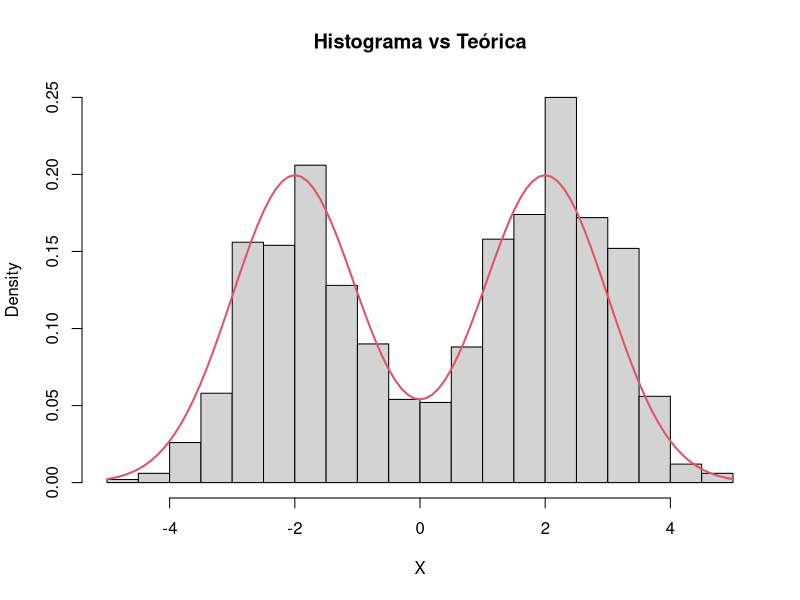
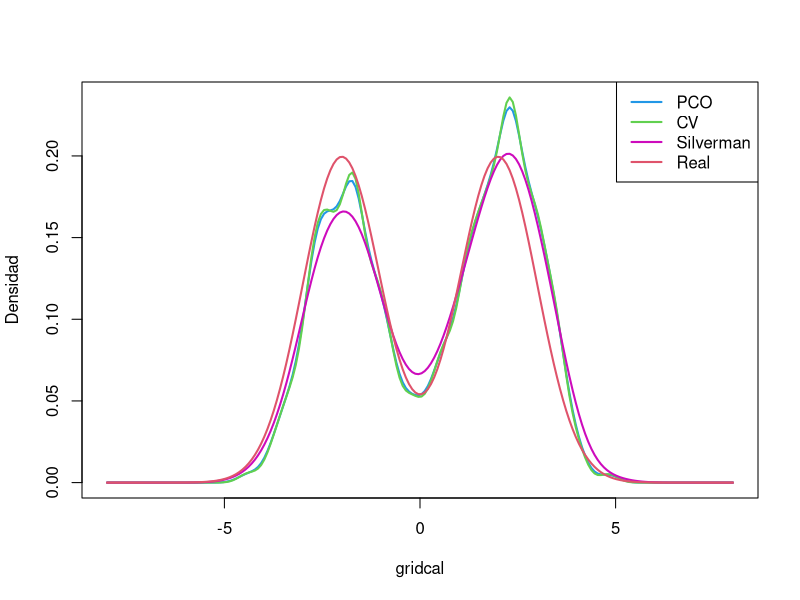

The R source for these figures, in order:
###########################################################
#                  Configuración de Parámetros
###########################################################
n <- 1000          # Tamaño de la muestra a simular[cite: 1]
phi <- 0.9         # Coeficiente de autocorrelación (dependencia temporal)[cite: 1]
# densidad <- "normal" # Tipo de densidad objetivo ('normal', 'lognormal' o 'mezcla')[cite: 1]
densidad <- "mezcla"
###########################################################
#### Parte 0: Funciones para la Densidad Mezcla
###########################################################

# Función de distribución acumulada (CDF) de la mezcla de dos normales[cite: 1]
GMix <- function(x)
{
  return(0.5*pnorm(x, mean=-2, sd=1) + 0.5*pnorm(x, mean=2, sd=1))
}

# Creación de una malla de puntos y sus probabilidades para invertir la CDF[cite: 1]
grid.mix.x <- seq(-8, 8, length.out=10000)
grid.mix.u <- GMix(grid.mix.x)

# Función cuantil (inversa de la CDF) aproximada mediante interpolación[cite: 1]
QMix <- function(u)
{
  approx(x = grid.mix.u, y = grid.mix.x, xout = u, rule = 2)$y
}

###########################################################
#### Parte 1: Generación de Uniformes con Dependencia
###########################################################

# Simulación de un proceso autorregresivo AR(1) para introducir dependencia[cite: 1]
Z <- arima.sim(model=list(ar=phi), n=n)

# Cálculo de la desviación estándar teórica del proceso estacionario[cite: 1]
sd.Z <- sqrt(1/(1 - phi^2))

# Transformación Integral de Probabilidad para obtener U(0,1) con dependencia[cite: 1]
U <- pnorm(Z, mean=0, sd=sd.Z)

###########################################################
#### Parte 2: Generación de la Muestra Objetivo
###########################################################

# Función para transformar las uniformes a la distribución deseada[cite: 1]
GenerarMuestra <- function(U, densidad)
{
  if(densidad=="normal")
  {
    MP <- 1
    X <- qnorm(U)
    gsup <- 1/sqrt(2*pi) 
    gridcal <- seq(-8, 8, length=200) 
    Delta <- diff(gridcal)[1]
  }
  else if(densidad=="lognormal")
  {
    MP <- 2
    X <- qlnorm(U, meanlog=0, sdlog=0.5)
    gsup <- exp(0.125)/(0.5*sqrt(2*pi))
    gridcal <- seq(0, qlnorm(0.999999, 0, 0.5), length=200)
    Delta <- diff(gridcal)[1]
  }
  else if(densidad=="mezcla")
  {
    MP <- 3
    X <- QMix(U)
    gsup <- 0.5*dnorm(-2, -2, 1) + 0.5*dnorm(-2, 2, 1)
    gridcal <- seq(-8, 8, length=200)
    Delta <- diff(gridcal)[1]
  }
  else
  {
    stop("Densidad no implementada")
  }
  
  return(list(X=X, gsup=gsup, MP=MP, gridcal=gridcal, Delta=Delta))
}

# Ejecución de la generación[cite: 1]
Muestra <- GenerarMuestra(U, densidad)
X <- Muestra$X
MP <- Muestra$MP
gridcal <- Muestra$gridcal
Delta <- Muestra$Delta

###########################################################
#### Parte 3: Análisis Descriptivo y Visualización
###########################################################

# Visualización del histograma comparado con la densidad teórica[cite: 1]
hist(X, probability = TRUE, breaks = 20, main="Histograma vs Teórica")

if(densidad=="normal") {curve(dnorm(x), add = TRUE, col = 2, lwd = 2)}
if(densidad=="lognormal") {curve(dlnorm(x, meanlog=0, sdlog=0.5), add=TRUE, col=2, lwd=2)}
if(densidad=="mezcla") {curve(0.5*dnorm(x, -2, 1) + 0.5*dnorm(x, 2, 1), add=TRUE, col=2, lwd=2)}

###########################################################
#### Parte 4: Estimación de Densidad por Método PCO 
###########################################################

# Definición de la familia de ventanas candidatas (H)[cite: 1]
u <- seq(0, floor(log(n))*(2/3), by = 0.1)
H <- exp(-u)
h_min <- min(H)

# Estimador de Núcleo (Kernel) Gaussiano básico[cite: 1]
gh <- function(x, h, X)
{
  n_len <- length(X)
  return(sum(dnorm((x-X)/h))/(n_len*h))
}

# Producto interno exacto de dos núcleos Gaussianos para el cálculo de penalidad
inner_prod_K <- function(h1, h2) {
  return(1 / sqrt(2 * pi * (h1^2 + h2^2)))
}

# Evaluación del estimador de "overfitting" en la malla
gh_min <- sapply(gridcal, function(z) gh(z, h_min, X))

# Función principal para seleccionar el ancho de banda usando PCO
PCO_Selection <- function(H, h_min, X, gridcal, Delta, gh_min) {
  n_len <- length(X)
  criterios <- numeric(length(H))
  estimadores <- matrix(0, nrow=length(gridcal), ncol=length(H))
  
  for(i in seq_along(H)) {
    h <- H[i]
    
    # 1. Calcular estimador para ventana h
    gh_h <- sapply(gridcal, function(z) gh(z, h, X))
    estimadores[, i] <- gh_h
    
    # 2. Calcular la norma L2 empírica (ISE discreto) respecto al overfitting
    norm_diff <- sum((gh_h - gh_min)^2) * Delta
    
    # 3. Calcular penalidad óptima
    pen_opt <- 2 * inner_prod_K(h, h_min) / n_len
    
    # 4. Criterio PCO
    criterios[i] <- norm_diff + pen_opt
  }
  
  # Seleccionar el estimador que minimiza el criterio
  idx_optimo <- which.min(criterios)
  
  return(list(
    hhat = H[idx_optimo],
    ghat = estimadores[, idx_optimo],
    criterios = criterios
  ))
}

# Ejecutar estimación PCO
PCO_result <- PCO_Selection(H, h_min, X, gridcal, Delta, gh_min)

###########################################################
#### Parte 5: Comparativa con Métodos Clásicos
###########################################################

# 1. Cross-Validation (Validación Cruzada)[cite: 1]
hcv <- bw.ucv(X)
gh.cv <- sapply(gridcal, function(z) gh(z, hcv, X))

# 2. Regla de Silverman[cite: 1]
h.sil <- bw.nrd0(X)
gh.sil <- sapply(gridcal, function(z) gh(z, h.sil, X))

# Determinar la densidad real para el cálculo del error (ISE)[cite: 1]
if(MP==1) {g.real <- dnorm(gridcal)}
if(MP==2) {g.real <- dlnorm(gridcal, meanlog=0, sdlog=0.5)}
if(MP==3) {g.real <- 0.5*dnorm(gridcal, -2, 1) + 0.5*dnorm(gridcal, 2, 1)}

###########################################################
#### Parte 6: Resultados y Errores (ISE)
###########################################################

# Gráfico comparativo de todas las estimaciones[cite: 1]
plot(gridcal, PCO_result$ghat, type="l", lwd=2, col=4,
     ylim=c(0, max(PCO_result$ghat, gh.cv, gh.sil, g.real)), ylab="Densidad")
lines(gridcal, gh.cv, col=3, lwd=2)
lines(gridcal, gh.sil, col=6, lwd=2)
lines(gridcal, g.real, col=2, lwd=2)
legend("topright", legend=c("PCO", "CV", "Silverman", "Real"), col=c(4, 3, 6, 2), lwd=2)

# Cálculo del Error Cuadrático Integrado Aproximado (ISE)[cite: 1]
ISE.PCO <- sum((PCO_result$ghat - g.real)^2) * Delta
ISE.CV  <- sum((gh.cv - g.real)^2) * Delta
ISE.SIL <- sum((gh.sil - g.real)^2) * Delta

print(data.frame(Metodo=c("PCO", "CV", "Silverman"), ISE=c(ISE.PCO, ISE.CV, ISE.SIL)))
